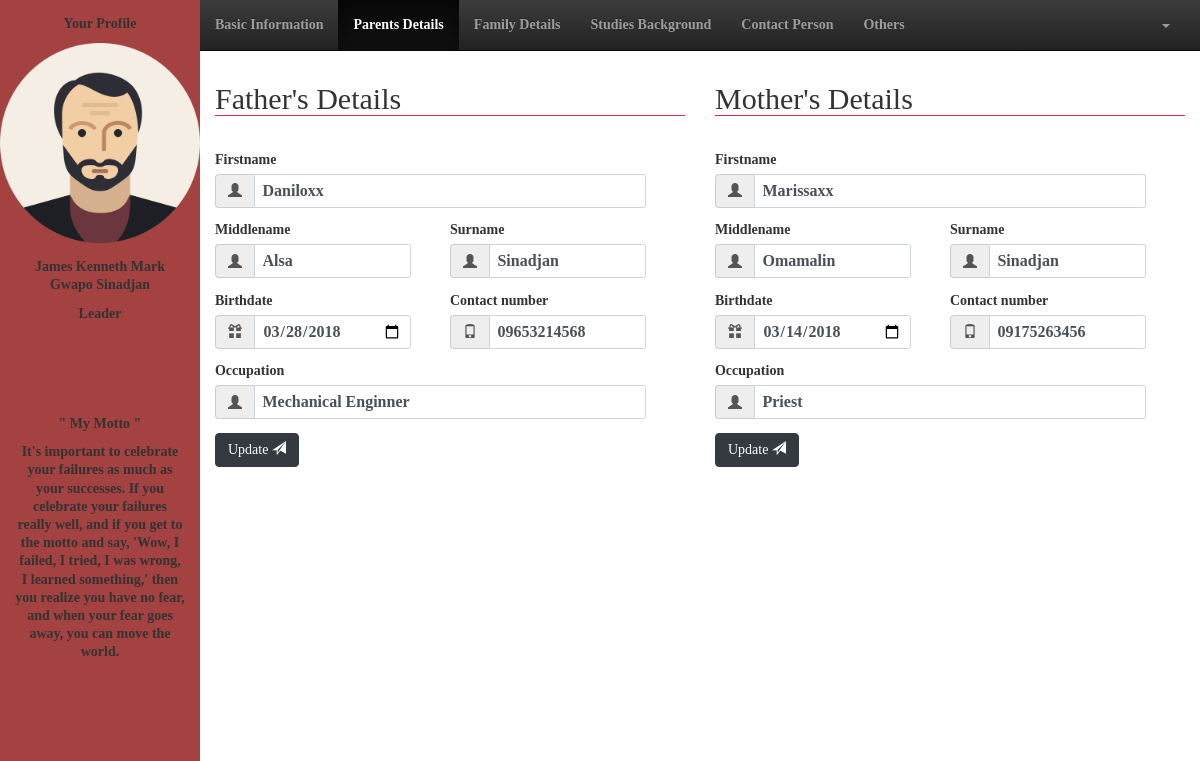
The page /user/parentsdetails.php?id=6 (signed in) on the database as committed earlier.
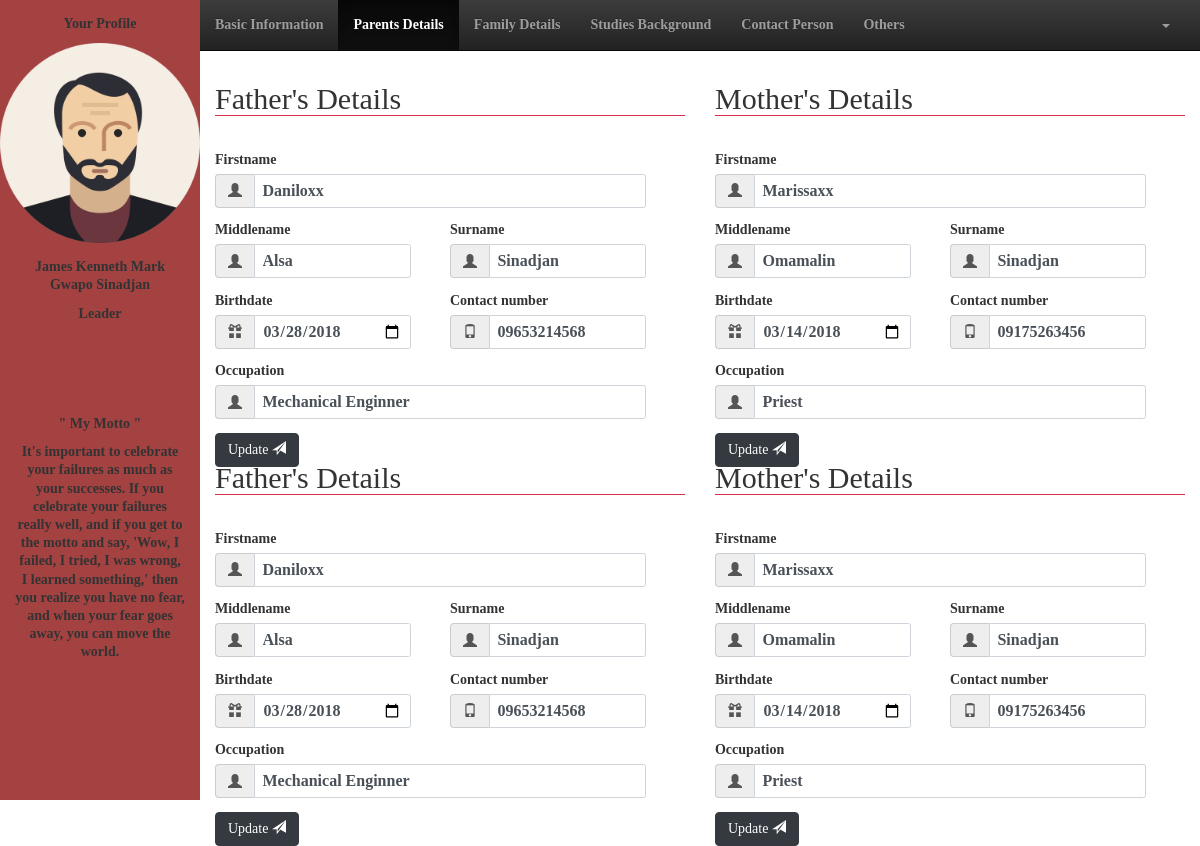
The same page on the database as committed later.
### tables this page shows
CREATE TABLE `staff` (
  `staff_id` bigint(20) NOT NULL,
  `fname` varchar(50) NOT NULL,
  `mname` varchar(50) DEFAULT NULL,
  `lname` varchar(50) NOT NULL,
  `birthdate` date NOT NULL,
  `cellnum` varchar(50) NOT NULL,
  `telnum` varchar(50) DEFAULT NULL,
  `email` varchar(50) NOT NULL,
  `status` varchar(50) NOT NULL,
  `gender` varchar(50) NOT NULL,
  `type` varchar(50) NOT NULL,
  `position` varchar(50) NOT NULL,
  `department` varchar(50) NOT NULL,
  `password` varchar(50) NOT NULL
);

CREATE TABLE `family_details` (
  `staff_id` bigint(20) DEFAULT NULL,
  `fathers_fname` varchar(50) DEFAULT NULL,
  `fathers_mname` varchar(50) NOT NULL,
  `fathers_lname` varchar(50) NOT NULL,
  `mothers_fname` varchar(50) DEFAULT NULL,
  `mothers_mname` varchar(50) NOT NULL,
  `mothers_lname` varchar(50) NOT NULL,
  `fathers_birthdate` date DEFAULT NULL,
  `mothers_birthdate` date DEFAULT NULL,
  `fathers_occupation` varchar(50) NOT NULL,
  `mothers_occupation` varchar(50) NOT NULL,
  `fathers_contnum` varchar(50) NOT NULL,
  `mothers_contnum` varchar(50) NOT NULL,
  `status` varchar(50) NOT NULL,
  `siblings` int(11) DEFAULT NULL,
  `spouse_fname` varchar(50) DEFAULT NULL,
  `spouse_mname` varchar(50) NOT NULL,
  `spouse_lname` varchar(50) NOT NULL,
  `spouse_birthdate` date NOT NULL,
  `spouse_contnum` varchar(50) NOT NULL,
  `spouse_occupation` varchar(50) NOT NULL,
  `numOfChildren` int(11) DEFAULT NULL
);

### user/parentsdetails.php (the view, shortened to what this page needs)
<!DOCTYPE html>
	<html lang="en">
	<head>
		<link rel="stylesheet" href="css/bootstrap.css">
		<link rel="stylesheet" href="css/stylesheet.css">
		<link rel="stylesheet" href="css/bootstrap-theme.css">
	</head>
	<body>
		<div class="col-2">
			<div class="row-12 sidebar">
				<div class="row-6">
					<?php
						$space = " ";
						$id = $_GET['id'];
						include_once("action/session.php");
						$query = "SELECT * FROM staff WHERE staff_id = '$id'";
						$result = mysqli_query($connect,$query);
						if(mysqli_num_rows($result) > 0){
							while($row = mysqli_fetch_assoc($result)):
					?>
					<form action="">
						<div class="row-2 container text-center">
							<p>Your Profile</p>
						</div>
						<div class="row-7 text-center">
							<img src="img/avatar.png" alt="" style="width: 200px; height: 200px;">
						</div>
						<div class="row-3 container text-center">
							<p><?php echo $row['fname'].$space.$row['lname'] ?></p>
							<p><?php echo $row['position'] ?></p>
						</div>
					</form>
					<?php endwhile;} ?>
				</div>
				<div class="row-5 container text-center">
					<p>" My Motto "</p>
					<p>It's important to celebrate your failures as much as your successes. If you celebrate your failures really well, and if you get to the motto and say, 'Wow, I failed, I tried, I was wrong, I learned something,' then you realize you have no fear, and when your fear goes away, you can move the world.</p>
				</div>
			</div>
		</div>
		<div class="col-10">
			<div class="row-1">
				<nav class="navbar navbar-inverse navbar-static-top">
					<div class="collapse navbar-collapse navHeaderCollapse">
						<ul class="nav navbar-nav navbar-left">
							<li><a href="basicinfo.php<?php echo '?id='.$id.''?>">Basic Information</a></li>
							<li class="active"><a href="parentsdetails.php<?php echo '?id='.$id.''?>">Parents Details</a></li>
							<li><a href="familydetails.php<?php echo '?id='.$id.''?>">Family Details</a></li>
							<li><a href="studiesbg.php<?php echo '?id='.$id.''?>">Studies Background</a></li>
							<li><a href="contactperson.php<?php echo '?id='.$id.''?>">Contact Person</a></li>
							<li><a href="others.php<?php echo '?id='.$id.''?>">Others</a></li>
						</ul>
						<ul class="nav navbar-nav navbar-right" style="margin-right: 15px;">
							<li>
								<a href="" class="dropdown-toggle" data-toggle="dropdown"><b class="caret"></b></a>
							</li>
						</ul>
					</div>
				</nav>
			</div>
			<div class="row-10">
				<div class="col-6">
					<form class="row-12" action="action/update_parentsdetails.php<?php echo '?id='.$_GET['id'].''?>" method="post">
						<div class="row-6">
							<?php
								$id = $_GET['id'];
								include_once("action/session.php");
								$query = "SELECT * FROM family_details WHERE staff_id = '$id'";
								$result = mysqli_query($connect,$query);
								if(mysqli_num_rows($result) > 0){
									while($row = mysqli_fetch_assoc($result)):
							?>
							<div class="container form-group">
								<legend><h2>Father's Details</h2></legend>
							</div>
							<div class="container row-2 form-group" style="margin-bottom: 15px;">
								<div class=" col-11">
									<label for="">Firstname</label>
									<div class="input-group">
										<span class="input-group-addon"><i class="glyphicon glyphicon-user"></i></span>
										<input class="form-control" type="text" required placeholder="firstname" name="fname" value="<?php echo $row['fathers_fname'] ?>">
									</div>
								</div>
							</div>
							<div class="container row-2 form-group" style="margin-bottom: 15px;">
								<div class=" col-5">
									<label for="">Middlename</label>
									<div class="input-group">
										<span class="input-group-addon"><i class="glyphicon glyphicon-user"></i></span>
										<input class="form-control" type="text" required placeholder="middlename" name="mname" value="<?php echo $row['fathers_mname'] ?>">
									</div>
								</div>
								<div class="col-1"></div>
								<div class="col-5">
									<label for="">Surname</label>
									<div class="input-group">
										<span class="input-group-addon"><i class="glyphicon glyphicon-user"></i></span>
										<input class="form-control" type="text" required placeholder="surname" name="sname" value="<?php echo $row['fathers_lname'] ?>">
									</div>
								</div>
							</div>
							<div class="container row-2 form-group" style="margin-bottom: 15px;">
								<div class="col-5">
									<label for="">Birthdate</label>
									<div class="input-group">
										<span class="input-group-addon"><i class="glyphicon glyphicon-gift"></i></span>
										<input class="form-control" type="date" name="dob" required value="<?php echo $row['fathers_birthdate'] ?>">
									</div>
								</div>
								<div class="col-1"></div>
								<div class="col-5">
									<label for="">Contact number</label>
									<div class="input-group">
										<span class="input-group-addon"><i class="glyphicon glyphicon-phone"></i></span>
										<input class="form-control" type="text" name="contnum" required placeholder="+639 *** ****" value="<?php echo $row['fathers_contnum'] ?>">
									</div>
								</div>
							</div>
							<div class="container row-2 form-group" style="margin-bottom: 15px;">
								<div class=" col-11">
									<label for="">Occupation</label>
									<div class="input-group">
										<span class="input-group-addon"><i class="glyphicon glyphicon-user"></i></span>
										<input class="form-control" type="text" name="occupation" required placeholder="occupation" value="<?php echo $row['fathers_occupation'] ?>">
									</div>
								</div>
							</div>
							<div class="container row-1 form-group" style="margin-bottom: 15px;">
								<button class="btn btn-dark" type="submit" name="father_update" data-toggle="modal" data-target="#update">Update  <span class="glyphicon glyphicon-send"></span></button>
							</div>
							<?php endwhile;} ?>
						</div>
					</form>
				</div>
				<div class="col-6">
					<form class="row-12" action="action/update_parentsdetails.php<?php echo '?id='.$_GET['id'].''?>" method="post">
						<div class="row-6">
							<?php
								$id = $_GET['id'];
								include_once("action/session.php");
								$query = "SELECT * FROM family_details WHERE staff_id = '$id'";
								$result = mysqli_query($connect,$query);
								if(mysqli_num_rows($result) > 0){
									while($row = mysqli_fetch_assoc($result)):
							?>
							<div class="container form-group">
								<legend><h2>Mother's Details</h2></legend>
							</div>
							<div class="container row-2 form-group" style="margin-bottom: 15px;">
								<div class=" col-11">
									<label for="">Firstname</label>
									<div class="input-group">
										<span class="input-group-addon"><i class="glyphicon glyphicon-user"></i></span>
										<input class="form-control" type="text" required placeholder="firstname" name="fname" value="<?php echo $row['mothers_fname'] ?>">
									</div>
								</div>
							</div>
							<div class="container row-2 form-group" style="margin-bottom: 15px;">
								<div class=" col-5">
									<label for="">Middlename</label>
									<div class="input-group">
										<span class="input-group-addon"><i class="glyphicon glyphicon-user"></i></span>
										<input class="form-control" type="text" required placeholder="middlename" name="mname" value="<?php echo $row['mothers_mname'] ?>">
									</div>
								</div>
								<div class="col-1"></div>
								<div class=" col-5">
									<label for="">Surname</label>
									<div class="input-group">
										<span class="input-group-addon"><i class="glyphicon glyphicon-user"></i></span>
										<input class="form-control" type="text" required placeholder="surname" name="sname" value="<?php echo $row['mothers_lname'] ?>">
									</div>
								</div>
							</div>
							<div class="container row-2 form-group" style="margin-bottom: 15px;">
								<div class="col-5">
									<label for="">Birthdate</label>
									<div class="input-group">
										<span class="input-group-addon"><i class="glyphicon glyphicon-gift"></i></span>
										<input class="form-control" type="date" required name="dob" value="<?php echo $row['mothers_birthdate'] ?>">
									</div>
								</div>
								<div class="col-1"></div>
								<div class="col-5">
									<label for="">Contact number</label>
									<div class="input-group">
										<span class="input-group-addon"><i class="glyphicon glyphicon-phone"></i></span>
										<input class="form-control" type="text" name="contnum" required placeholder="+639 *** ****" value="<?php echo $row['mothers_contnum'] ?>">
									</div>
								</div>
							</div>
							<div class="container row-2 form-group" style="margin-bottom: 15px;">
								<div class=" col-11">
									<label for="">Occupation</label>
									<div class="input-group">
										<span class="input-group-addon"><i class="glyphicon glyphicon-user"></i></span>
										<input class="form-control" type="text" name="occupation" required placeholder="occupation" value="<?php echo $row['mothers_occupation'] ?>">
									</div>
								</div>
							</div>
							<div class="container row-1 form-group" style="margin-bottom: 15px;">
								<button class="btn btn-dark" type="submit" name="mother_update" data-toggle="modal" data-target="#update">Update  <span class="glyphicon glyphicon-send"></span></button>
							</div>
							<?php endwhile;} ?>
						</div>
					</form>
				</div>
			</div>
		</div>
	</body>
</html>

### user/css/stylesheet.css (style rules this page uses)
.col-1 { width: 8.3333%;height: 100%; }
.col-2 { width: 16.6666%;height: 100%; }
.col-5 { width: 41.6666%;height: 100%; }
.col-6 { width: 50%;height: 100%; }
.col-10 { width: 83.3333%;height: 100%; }
.col-11 { width: 91.6666%;height: 100%; }
.row-1 { height: 8.3333%;width: 100%; }
.row-2 { height: 16.6666%;width: 100%; }
.row-3 { height: 25%;width: 100%; }
.row-5 { height: 41.6666%;width: 100%; }
.row-6 { height: 50%;width: 100%; }
.row-7 { height: 58.3333%;width: 100%; }
.row-10 { height: 83.3333%;width: 100%; }
.row-12 { height: 100%;width: 100%; }
.row-1, .row-2, .row-3, .row-4, .row-5, .row-6, .row-7, .row-8, .row-9, .row-10, .row-11, .row-12 { position: relative; float: left; }
.col-1, .col-2, .col-3, .col-4, .col-5, .col-6, .col-7, .col-8, .col-9, .col-10, .col-11, .col-12 { position: relative; float: left; }
html,body { height: 100% !important; width: 100% !important; font-family: masaya; font-weight: bold; }
* { padding: 0; margin: 0; text-decoration: none; list-style: none; line-height: 1.3; }
h1,h2,h3,h4,h5,h6 { padding: 0 !important; margin: 0 !important; }
a { color: inherit; text-decoration: none; list-style-type: none; }
label { display: inline-block; margin-bottom: .5rem; }
.text-center { text-align: center; }
.btn-dark { color: #fff; background-color: #343a40; border-color: #343a40; }
.sidebar { background-color: #a44141; }

Rows that differ between the two databases and show on the page:
added family_details: fname "Daniloxx", mname "Alsa", sname "Sinadjan", dob "03/28/2018", contnum "09653214568", occupation "Mechanical Enginner", fname "Marissaxx", mname "Omamalin", dob "03/14/2018", contnum "09175263456", occupation "Priest"
